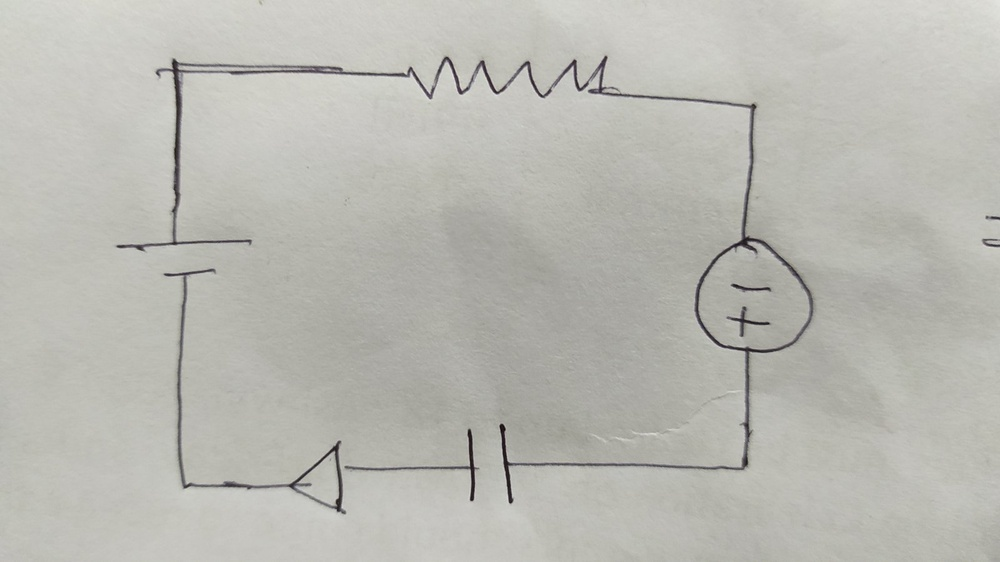
#> input picture Project/test1.jpg, 1000 x 562 px, shrunk from 1600 x 899 before the run, found by its file name
$ jupyter execute Untitled-v3-DBSCAN.ipynb
#> lines starting #> are read from the running program, lines starting #| are printed output that depends on the picture; after the words box and inside, x2 and y2 are one past the last pixel; in counts of white or black regions, pixels touching at a corner belong together
[cell 1]
import math
from sklearn.cluster import DBSCAN
import numpy as np
import cv2
import matplotlib.pyplot as plt
from sklearn.cluster import KMeans

[cell 2]
image = cv2.imread('test1.jpg')
#> image is the input picture: shape (562, 1000, 3); mean B, G, R 178.6, 185.1, 185.4
plt.imshow(image)
fheight, fwidth = image.shape[:2]
#> fheight = 562; fwidth = 1000

[cell 3]
image_edges = cv2.Canny(image, 50, 200, None, 3)
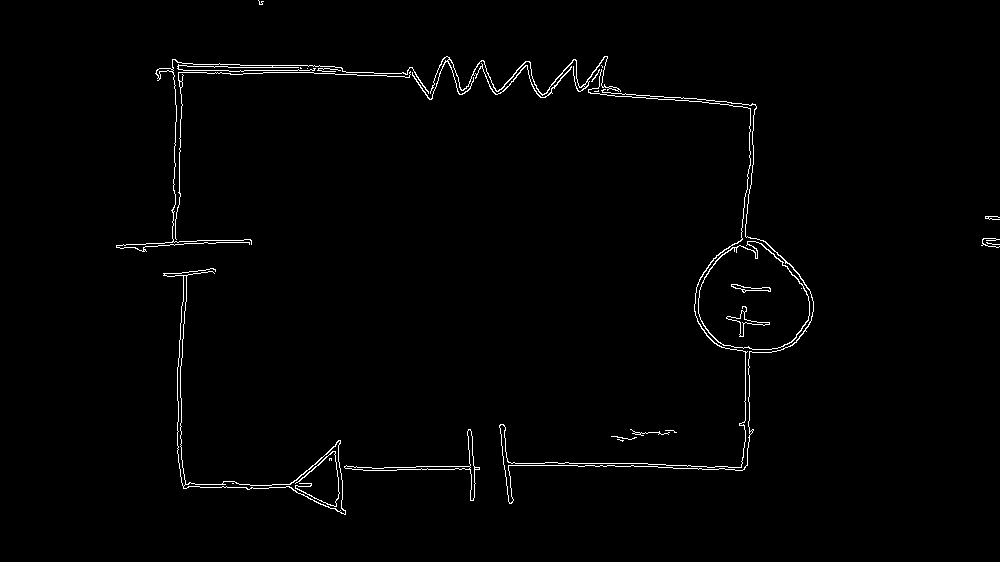
#> image_edges: shape (562, 1000); 1.3% white in thin lines or dots, all inside (x1, y1, x2, y2) = (116, 0, 1000, 515)
plt.imshow(image_edges)

[cell 4]
image_gray = cv2.cvtColor(image_edges, cv2.COLOR_GRAY2BGR)
plt.imshow(image_gray)

[cell 5]
 # Perform Hough Transform
threshold = 80  # Minimum number of votes to consider a line
rho_resolution = 1  # Resolution of the rho value
theta_resolution = 180  # Resolution of the theta value

def hough_transform(image, threshold, rho_resolution, theta_resolution):
    # Get image dimensions
    height, width = image.shape

    # Define the maximum possible distance in the image
    max_distance = int(math.sqrt(height ** 2 + width ** 2))

    # Define the accumulator array
    accumulator = np.zeros((2 * max_distance, theta_resolution), dtype=np.uint8)

    # Iterate over the image
    for y in range(height):
        for x in range(width):
            # Check if the pixel is an edge
            if image[y, x] != 0:
                # Iterate over all possible theta values
                for t_idx in range(theta_resolution):
                    theta = t_idx * (np.pi / theta_resolution)

                    # Calculate rho
                    rho = int(x * np.cos(theta) + y * np.sin(theta))

                    # Increment the accumulator cell
                    accumulator[rho + max_distance, t_idx] += 1

    # Find the lines based on the accumulator values
    lines = []
    for rho_idx in range(accumulator.shape[0]):
        for t_idx in range(accumulator.shape[1]):
            if accumulator[rho_idx, t_idx] > threshold:
                rho = rho_idx - max_distance
                theta = t_idx * (np.pi / theta_resolution)
                lines.append((rho, theta))

    return lines

[cell 6]
# Get image dimensions
height, width = image_edges.shape
#> height = 562; width = 1000
print("Height: ", height)
#| Height:  562
print("Width: ", width)
#| Width:  1000

[cell 7]
# Define the maximum possible distance in the image
max_distance = int(math.sqrt(height ** 2 + width ** 2))
#> max_distance = 1147
print(max_distance)
#| 1147

[cell 8]
 # Define the accumulator array
accumulator = np.zeros((2 * max_distance, int(theta_resolution)), dtype=np.uint8)
print(accumulator)
#> (printed output is left out)

[cell 9]
# Iterate over the image
for y in range(height):
    for x in range(width):
        # Check if the pixel is an edge
        if image_edges[y, x] != 0:
            # Iterate over all possible theta values
            for t_idx in range(theta_resolution):
                theta = t_idx * (np.pi / theta_resolution)

                # Calculate rho
                rho = int(x * np.cos(theta) + y * np.sin(theta))

                # Increment the accumulator cell
                accumulator[rho + max_distance, t_idx] += 1
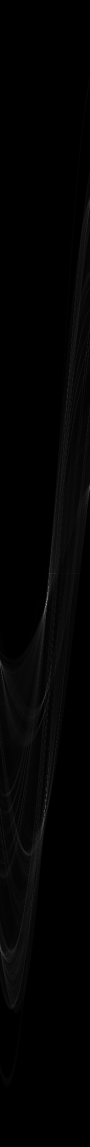
#> accumulator: shape (2294, 180) (shown at 1/2 size); min 0, max 194, mean 3.1

[cell 10]
# [9 lines of commented-out code are left out]

[cell 11]
# Find the lines based on the accumulator values
lines = []
rho_indices, theta_indices = np.where(accumulator > threshold)
#> rho_indices = 131 values from 781 to 1908

for rho_idx, t_idx in zip(rho_indices, theta_indices):
    rho = rho_idx - max_distance
    theta = t_idx * (np.pi / theta_resolution)
    # print(rho, theta)
    lines.append((rho, theta))

[cell 12]
if lines is not None:
    horizontal_lines = list()
    vertical_lines = list()
    for i in range(0, len(lines)):
        rho = lines[i][0]
        theta = lines[i][1]
        a = math.cos(theta)
        b = math.sin(theta)
        x0 = a * rho
        y0 = b * rho
        x1, y1 = int(x0 + width * (-b)), int(y0 + height * (a))
        x2, y2 = int(x0 - width * (-b)), int(y0 - height * (a))
        pt1 = (x1, y1)
        pt2 = (x2, y2)

        ### Separate out the perfect horizontal and vertical lines
        try:
            # slope = abs(float("inf") if (x1 == x2) else (y2 - y1) / (x2 - x1))
            if x1 == x2:
                slope = abs(float("inf"))
            else:
                slope = np.arctan(abs((y2 - y1) / (x2 - x1)))
            print('slope=', np.rad2deg(slope))
            if slope >= 0 and slope < 1:
                horizontal_lines.append([(0, pt1[1]), (fwidth, pt2[1])])
            elif (slope > 1 and slope < 1e10) or slope == float('inf'):
                vertical_lines.append([(pt1[0], 0), (pt2[0], fheight)])
        except Exception as e:
            print(e)
    print('[INFO]: Total no. of lines: ', len(lines))
#| [INFO]: Total no. of lines:  131
    print('[INFO]: No. of horizontal lines: ', len(horizontal_lines))
#| [INFO]: No. of horizontal lines:  106
    print('[INFO]: No. of vertical lines: ', len(vertical_lines))
#| [INFO]: No. of vertical lines:  25

[cell 13]
### Node detection using Point-of-Intersection method
# [5 lines of commented-out code are left out]
src = image.copy()
for hline, vline in zip(horizontal_lines, vertical_lines):
    cv2.line(src, hline[0], hline[1], (0,255,0), 1, cv2.LINE_AA)
    cv2.line(src, vline[0], vline[1], (240,16,255), 1, cv2.LINE_AA)
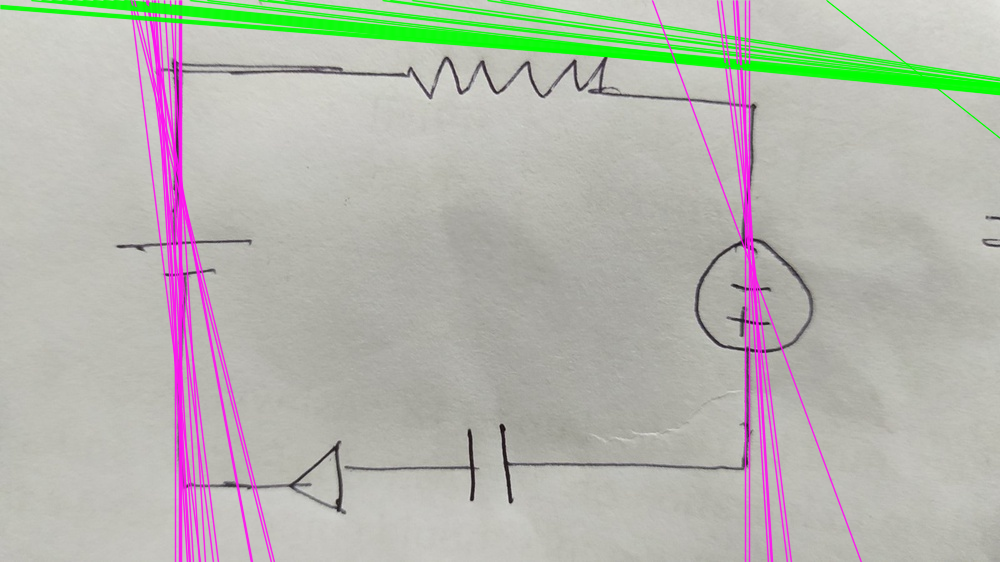
#> src: shape (562, 1000, 3); 9.45% of pixels changed, all inside (x1, y1, x2, y2) = (0, 0, 1000, 562)

## My method (we can use here combination collections method)
intersection_pts = []
for hline in horizontal_lines:
    # horizontal line parameters
    a1 = hline[0][1] - hline[1][1]
    b1 = hline[1][0] - hline[0][0]
    c1 = hline[1][1] * hline[0][0] - hline[1][0] * hline[0][1]
    # m1 = - a1/b1
    for vline in vertical_lines:
        # vertical line parameters
        a2 = vline[0][1] - vline[1][1]
        b2 = vline[1][0] - vline[0][0]
        c2 = vline[1][1] * vline[0][0] - vline[1][0] * vline[0][1]
        # m2 = - a2/b2

        ## Point of intersections - Calculation
        x, y = int((b1 * c2 - b2 * c1) / (a1 * b2 - a2 * b1)), int(((a2 * c1 - a1 * c2) / (a1 * b2 - a2 * b1)))
        intersection_pts.append([x,y])
        # if myconfig.DEBUG_FLAG and myconfig.NODE_SHOW_FLAG:
        cv2.circle(src, (x, y), 3, (0, 0, 255), -1)
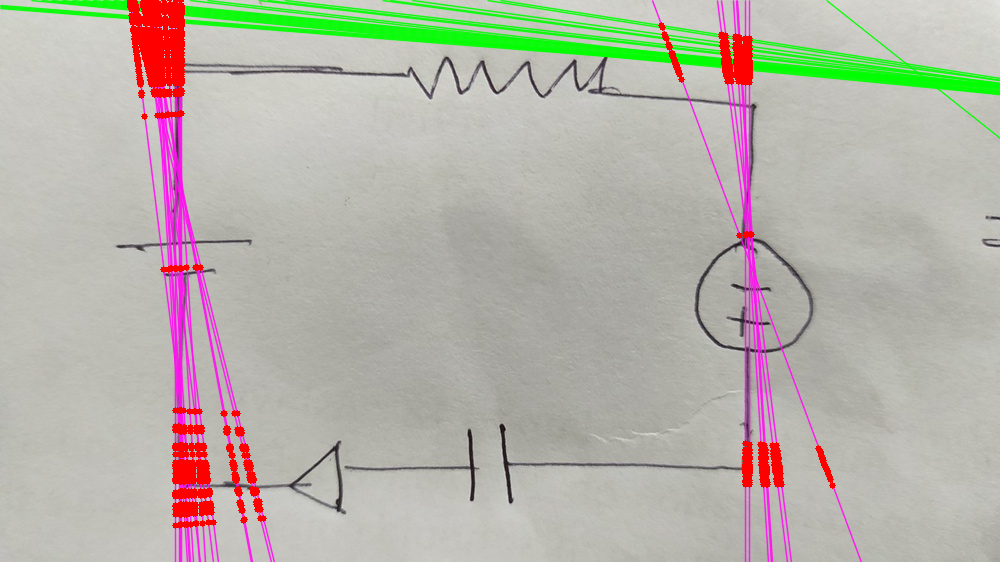
#> src: shape (562, 1000, 3); 2.3% of pixels changed, all inside (x1, y1, x2, y2) = (127, 0, 836, 529)

print('[INFO]: No. of points of intersection: ', len(intersection_pts))
#| [INFO]: No. of points of intersection:  2650
# intersection_points = set(intersection_pts)
# print('[INFO]: No. of unique points of intersection: ', len(set(intersection_points)))

[cell 14]
plt.imshow(src)

[cell 15]
# intersection_pts = set(intersection_pts)
if intersection_pts is not None:
    print(intersection_pts)
#> (printed output is left out)

$ run again, with Project/test2.jpg copied over Project/test1.jpg
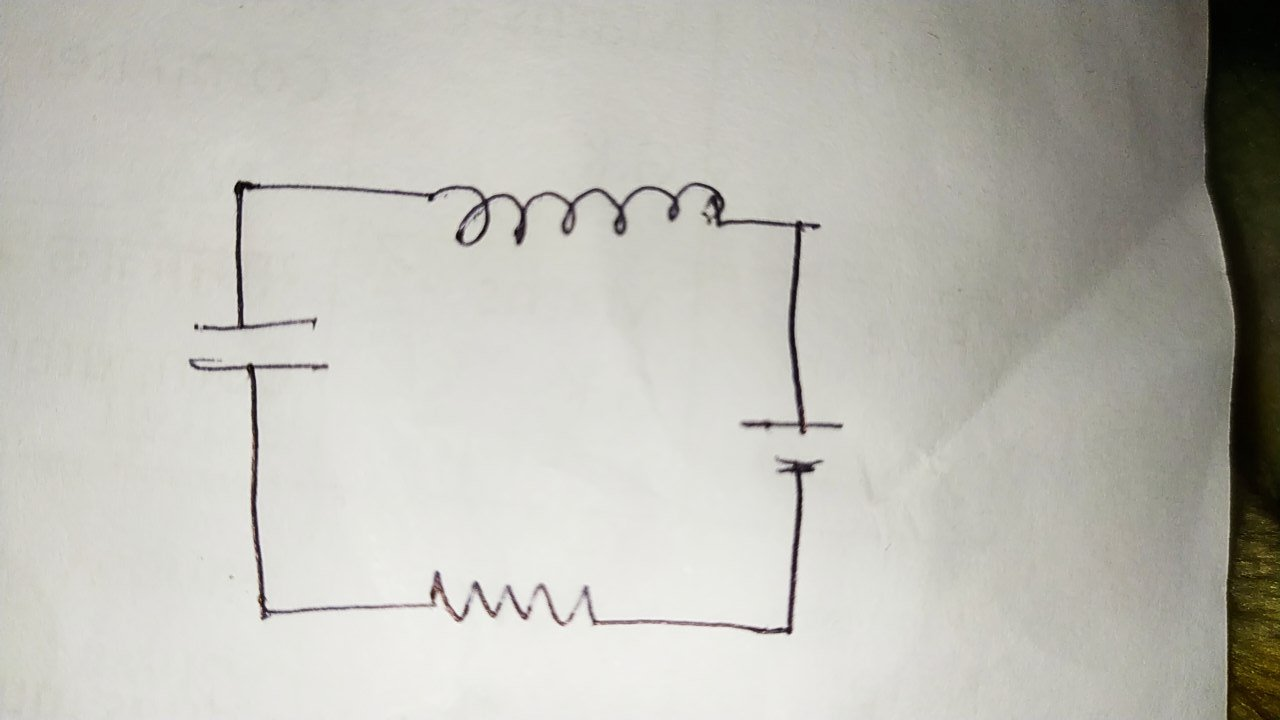
#> input picture Project/test2.jpg, 1280 x 720 px, found by its file name
#> image is the input picture: shape (720, 1280, 3); mean B, G, R 180.9, 188.3, 189.2
#> `image_edges = cv2.Canny(image, 50, 200, None, 3)`:
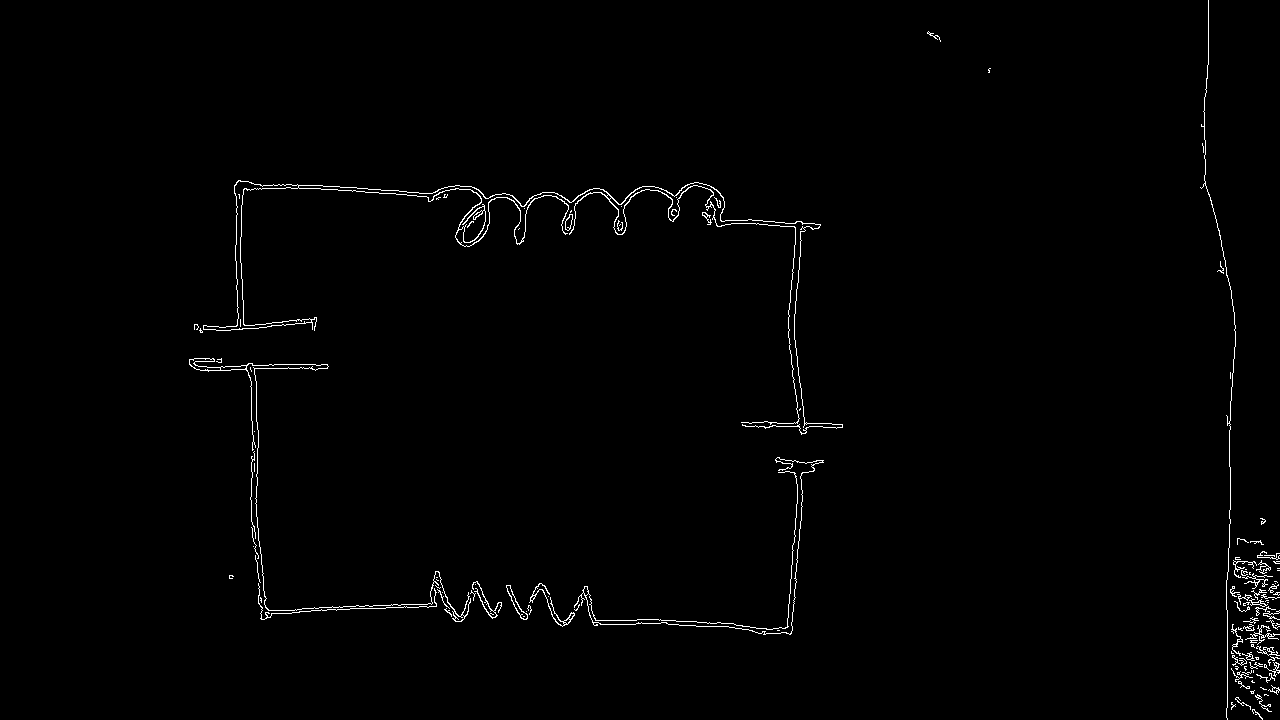
#> image_edges: shape (720, 1280); 1% white in thin lines or dots, all inside (x1, y1, x2, y2) = (189, 0, 1280, 720)
#| Height:  720
#| Width:  1280
#| 1468
#> (printed output is left out)
#| [INFO]: Total no. of lines:  142
#| [INFO]: No. of horizontal lines:  99
#| [INFO]: No. of vertical lines:  43
#> after the loop `for hline in horizontal_lines:`:
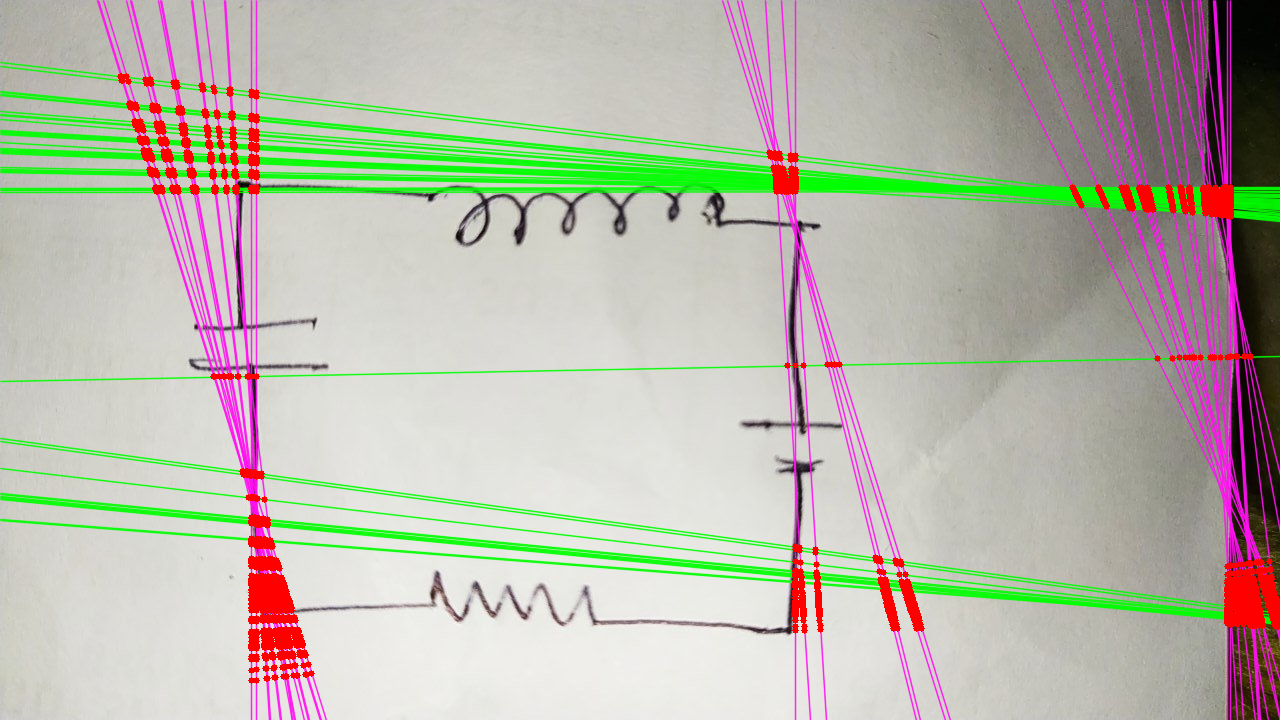
#> src: shape (720, 1280, 3); mean B, G, R 171.3, 183.8, 184.8
#| [INFO]: No. of points of intersection:  4257
#> (printed output is left out)
